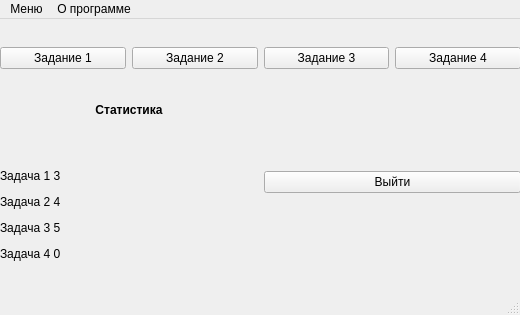
<?xml version="1.0" encoding="UTF-8"?>
<ui version="4.0">
 <class>MainWindow</class>
 <widget class="QMainWindow" name="MainWindow">
  <property name="geometry">
   <rect>
    <x>0</x>
    <y>0</y>
    <width>520</width>
    <height>315</height>
   </rect>
  </property>
  <property name="windowTitle">
   <string>MainWindow</string>
  </property>
  <widget class="QWidget" name="centralwidget">
   <widget class="QWidget" name="verticalLayoutWidget">
    <property name="geometry">
     <rect>
      <x>0</x>
      <y>0</y>
      <width>521</width>
      <height>271</height>
     </rect>
    </property>
    <layout class="QVBoxLayout" name="verticalLayout">
     <item>
      <layout class="QHBoxLayout" name="Task_horizontalLayout_2">
       <item>
        <widget class="QPushButton" name="Task1_pushButton">
         <property name="text">
          <string>Задание 1</string>
         </property>
        </widget>
       </item>
       <item>
        <widget class="QPushButton" name="Task2_pushButton_2">
         <property name="text">
          <string>Задание 2</string>
         </property>
        </widget>
       </item>
       <item>
        <widget class="QPushButton" name="Task3_pushButton_3">
         <property name="text">
          <string>Задание 3</string>
         </property>
        </widget>
       </item>
       <item>
        <widget class="QPushButton" name="Task4_pushButton_4">
         <property name="text">
          <string>Задание 4</string>
         </property>
        </widget>
       </item>
      </layout>
     </item>
     <item>
      <layout class="QHBoxLayout" name="Stat_horizontalLayout">
       <item>
        <widget class="QLabel" name="Stat_label">
         <property name="text">
          <string>&lt;html&gt;&lt;head/&gt;&lt;body&gt;&lt;p align=&quot;center&quot;&gt;&lt;span style=&quot; font-weight:700;&quot;&gt;Статистика&lt;/span&gt;&lt;/p&gt;&lt;p&gt;&lt;br/&gt;&lt;/p&gt;&lt;p&gt;Задача 1 	3&lt;/p&gt;&lt;p&gt;Задача 2	4 &lt;/p&gt;&lt;p&gt;Задача 3	 5&lt;/p&gt;&lt;p&gt;Задача 4 	0&lt;/p&gt;&lt;/body&gt;&lt;/html&gt;</string>
         </property>
        </widget>
       </item>
       <item>
        <widget class="QPushButton" name="pushButton_5">
         <property name="text">
          <string>Выйти</string>
         </property>
        </widget>
       </item>
      </layout>
     </item>
    </layout>
   </widget>
  </widget>
  <widget class="QMenuBar" name="menubar">
   <property name="geometry">
    <rect>
     <x>0</x>
     <y>0</y>
     <width>520</width>
     <height>22</height>
    </rect>
   </property>
   <widget class="QMenu" name="menu">
    <property name="title">
     <string>Меню</string>
    </property>
    <addaction name="action_1"/>
    <addaction name="action_2"/>
    <addaction name="action_3"/>
    <addaction name="action_4"/>
    <addaction name="separator"/>
    <addaction name="action_5"/>
   </widget>
   <widget class="QMenu" name="menu_2">
    <property name="title">
     <string>О программе</string>
    </property>
   </widget>
   <addaction name="menu"/>
   <addaction name="menu_2"/>
  </widget>
  <widget class="QStatusBar" name="statusbar"/>
  <action name="action_1">
   <property name="text">
    <string>Задание 1</string>
   </property>
  </action>
  <action name="action_2">
   <property name="text">
    <string>Задание 2</string>
   </property>
  </action>
  <action name="action_3">
   <property name="text">
    <string>Задание 3</string>
   </property>
  </action>
  <action name="action_4">
   <property name="text">
    <string>Задание 4</string>
   </property>
  </action>
  <action name="action_5">
   <property name="text">
    <string>Выйти</string>
   </property>
  </action>
 </widget>
 <resources/>
 <connections/>
</ui>
